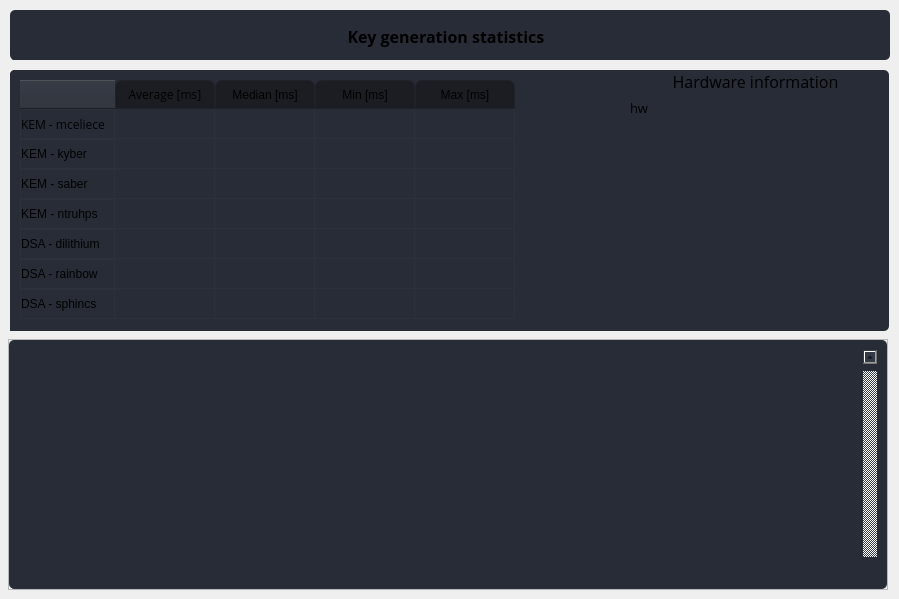
                  <widget class="QWidget" name="page_key_statistics">
                   <widget class="QFrame" name="key_statistics_table_frame">
                    <property name="geometry">
                     <rect>
                      <x>8</x>
                      <y>339</y>
                      <width>880</width>
                      <height>251</height>
                     </rect>
                    </property>
                    <property name="minimumSize">
                     <size>
                      <width>0</width>
                      <height>150</height>
                     </size>
                    </property>
                    <property name="frameShape">
                     <enum>QFrame::StyledPanel</enum>
                    </property>
                    <property name="frameShadow">
                     <enum>QFrame::Raised</enum>
                    </property>
                    <layout class="QHBoxLayout" name="horizontalLayout_15">
                     <property name="spacing">
                      <number>0</number>
                     </property>
                     <property name="leftMargin">
                      <number>0</number>
                     </property>
                     <property name="topMargin">
                      <number>0</number>
                     </property>
                     <property name="rightMargin">
                      <number>0</number>
                     </property>
                     <property name="bottomMargin">
                      <number>0</number>
                     </property>
                     <item>
                      <widget class="QTableWidget" name="key_statistics_table">
                       <property name="sizePolicy">
                        <sizepolicy hsizetype="Expanding" vsizetype="Expanding">
                         <horstretch>0</horstretch>
                         <verstretch>0</verstretch>
                        </sizepolicy>
                       </property>
                       <property name="minimumSize">
                        <size>
                         <width>0</width>
                         <height>0</height>
                        </size>
                       </property>
                       <property name="palette">
                        <palette>
                         <active>
                          <colorrole role="WindowText">
                           <brush brushstyle="SolidPattern">
                            <color alpha="255">
                             <red>210</red>
                             <green>210</green>
                             <blue>210</blue>
                            </color>
                           </brush>
                          </colorrole>
                          <colorrole role="Button">
                           <brush brushstyle="SolidPattern">
                            <color alpha="255">
                             <red>39</red>
                             <green>44</green>
                             <blue>54</blue>
                            </color>
                           </brush>
                          </colorrole>
                          <colorrole role="Text">
                           <brush brushstyle="SolidPattern">
                            <color alpha="255">
                             <red>210</red>
                             <green>210</green>
                             <blue>210</blue>
                            </color>
                           </brush>
                          </colorrole>
                          <colorrole role="ButtonText">
                           <brush brushstyle="SolidPattern">
                            <color alpha="255">
                             <red>210</red>
                             <green>210</green>
                             <blue>210</blue>
                            </color>
                           </brush>
                          </colorrole>
                          <colorrole role="Base">
                           <brush brushstyle="SolidPattern">
                            <color alpha="255">
                             <red>39</red>
                             <green>44</green>
                             <blue>54</blue>
                            </color>
                           </brush>
                          </colorrole>
                          <colorrole role="Window">
                           <brush brushstyle="SolidPattern">
                            <color alpha="255">
                             <red>39</red>
                             <green>44</green>
                             <blue>54</blue>
                            </color>
                           </brush>
                          </colorrole>
                          <colorrole role="PlaceholderText">
                           <brush brushstyle="NoBrush">
                            <color alpha="128">
                             <red>210</red>
                             <green>210</green>
                             <blue>210</blue>
                            </color>
                           </brush>
                          </colorrole>
                         </active>
                         <inactive>
                          <colorrole role="WindowText">
                           <brush brushstyle="SolidPattern">
                            <color alpha="255">
                             <red>210</red>
                             <green>210</green>
                             <blue>210</blue>
                            </color>
                           </brush>
                          </colorrole>
                          <colorrole role="Button">
                           <brush brushstyle="SolidPattern">
                            <color alpha="255">
                             <red>39</red>
                             <green>44</green>
                             <blue>54</blue>
                            </color>
                           </brush>
                          </colorrole>
                          <colorrole role="Text">
                           <brush brushstyle="SolidPattern">
                            <color alpha="255">
                             <red>210</red>
                             <green>210</green>
                             <blue>210</blue>
                            </color>
                           </brush>
                          </colorrole>
                          <colorrole role="ButtonText">
                           <brush brushstyle="SolidPattern">
                            <color alpha="255">
                             <red>210</red>
                             <green>210</green>
                             <blue>210</blue>
                            </color>
                           </brush>
                          </colorrole>
                          <colorrole role="Base">
                           <brush brushstyle="SolidPattern">
                            <color alpha="255">
                             <red>39</red>
                             <green>44</green>
                             <blue>54</blue>
                            </color>
                           </brush>
                          </colorrole>
                          <colorrole role="Window">
                           <brush brushstyle="SolidPattern">
                            <color alpha="255">
                             <red>39</red>
                             <green>44</green>
                             <blue>54</blue>
                            </color>
                           </brush>
                          </colorrole>
                          <colorrole role="PlaceholderText">
                           <brush brushstyle="NoBrush">
                            <color alpha="128">
                             <red>210</red>
                             <green>210</green>
                             <blue>210</blue>
                            </color>
                           </brush>
                          </colorrole>
                         </inactive>
                         <disabled>
                          <colorrole role="WindowText">
                           <brush brushstyle="SolidPattern">
                            <color alpha="255">
                             <red>210</red>
                             <green>210</green>
                             <blue>210</blue>
                            </color>
                           </brush>
                          </colorrole>
                          <colorrole role="Button">
                           <brush brushstyle="SolidPattern">
                            <color alpha="255">
                             <red>39</red>
                             <green>44</green>
                             <blue>54</blue>
                            </color>
                           </brush>
                          </colorrole>
                          <colorrole role="Text">
                           <brush brushstyle="SolidPattern">
                            <color alpha="255">
                             <red>210</red>
                             <green>210</green>
                             <blue>210</blue>
                            </color>
                           </brush>
                          </colorrole>
                          <colorrole role="ButtonText">
                           <brush brushstyle="SolidPattern">
                            <color alpha="255">
                             <red>210</red>
                             <green>210</green>
                             <blue>210</blue>
                            </color>
                           </brush>
                          </colorrole>
                          <colorrole role="Base">
                           <brush brushstyle="SolidPattern">
                            <color alpha="255">
                             <red>39</red>
                             <green>44</green>
                             <blue>54</blue>
                            </color>
                           </brush>
                          </colorrole>
                          <colorrole role="Window">
                           <brush brushstyle="SolidPattern">
                            <color alpha="255">
                             <red>39</red>
                             <green>44</green>
                             <blue>54</blue>
                            </color>
                           </brush>
                          </colorrole>
                          <colorrole role="PlaceholderText">
                           <brush brushstyle="NoBrush">
                            <color alpha="128">
                             <red>210</red>
                             <green>210</green>
                             <blue>210</blue>
                            </color>
                           </brush>
                          </colorrole>
                         </disabled>
                        </palette>
                       </property>
                       <property name="font">
                        <font>
                         <family>Open Sans</family>
                         <pointsize>10</pointsize>
                        </font>
                       </property>
                       <property name="styleSheet">
                        <string notr="true">QTableWidget {	
	background-color: rgb(39, 44, 54);
	padding: 10px;
	border-radius: 5px;
	gridline-color: rgb(44, 49, 60);
	border-bottom: 1px solid rgb(44, 49, 60);
}
QTableWidget::item{
	border-color: rgb(44, 49, 60);
	padding-left: 5px;
	padding-right: 5px;
	gridline-color: rgb(44, 49, 60);
}
QTableWidget::item:selected{
	background-color: rgb(85, 170, 255);
}
QScrollBar:horizontal {
    border: none;
    background: rgb(52, 59, 72);
    height: 14px;
    margin: 0px 21px 0 21px;
	border-radius: 0px;
}
 QScrollBar:vertical {
	border: none;
    background: rgb(52, 59, 72);
    width: 14px;
    margin: 21px 0 21px 0;
	border-radius: 0px;
 }
QHeaderView::section{
	Background-color: rgb(39, 44, 54);
	max-width: 30px;
	border: 1px solid rgb(44, 49, 60);
	border-style: none;
    border-bottom: 1px solid rgb(44, 49, 60);
    border-right: 1px solid rgb(44, 49, 60);
}
QTableWidget::horizontalHeader {	
	background-color: rgb(81, 255, 0);
}
QHeaderView::section:horizontal
{
    border: 1px solid rgb(32, 34, 42);
	background-color: rgb(27, 29, 35);
	padding: 3px;
	border-top-left-radius: 7px;
    border-top-right-radius: 7px;
}
QHeaderView::section:vertical
{
    border: 1px solid rgb(44, 49, 60);
}
</string>
                       </property>
                       <property name="frameShape">
                        <enum>QFrame::NoFrame</enum>
                       </property>
                       <property name="verticalScrollBarPolicy">
                        <enum>Qt::ScrollBarAlwaysOn</enum>
                       </property>
                       <property name="sizeAdjustPolicy">
                        <enum>QAbstractScrollArea::AdjustToContents</enum>
                       </property>
                       <property name="editTriggers">
                        <set>QAbstractItemView::NoEditTriggers</set>
                       </property>
                       <property name="alternatingRowColors">
                        <bool>false</bool>
                       </property>
                       <property name="selectionMode">
                        <enum>QAbstractItemView::SingleSelection</enum>
                       </property>
                       <property name="selectionBehavior">
                        <enum>QAbstractItemView::SelectRows</enum>
                       </property>
                       <property name="showGrid">
                        <bool>true</bool>
                       </property>
                       <property name="gridStyle">
                        <enum>Qt::SolidLine</enum>
                       </property>
                       <property name="sortingEnabled">
                        <bool>true</bool>
                       </property>
                       <property name="wordWrap">
                        <bool>false</bool>
                       </property>
                       <property name="rowCount">
                        <number>0</number>
                       </property>
                       <attribute name="horizontalHeaderVisible">
                        <bool>false</bool>
                       </attribute>
                       <attribute name="horizontalHeaderMinimumSectionSize">
                        <number>150</number>
                       </attribute>
                       <attribute name="horizontalHeaderDefaultSectionSize">
                        <number>190</number>
                       </attribute>
                       <attribute name="horizontalHeaderHighlightSections">
                        <bool>false</bool>
                       </attribute>
                       <attribute name="horizontalHeaderShowSortIndicator" stdset="0">
                        <bool>false</bool>
                       </attribute>
                       <attribute name="horizontalHeaderStretchLastSection">
                        <bool>true</bool>
                       </attribute>
                       <attribute name="verticalHeaderVisible">
                        <bool>false</bool>
                       </attribute>
                       <column>
                        <property name="text">
                         <string>DateTime</string>
                        </property>
                       </column>
                       <column>
                        <property name="text">
                         <string>Alg</string>
                        </property>
                       </column>
                       <column>
                        <property name="text">
                         <string>Generation Time [ms]</string>
                        </property>
                       </column>
                      </widget>
                     </item>
                    </layout>
                   </widget>
                   <widget class="QFrame" name="key_statistic_title_frame">
                    <property name="geometry">
                     <rect>
                      <x>10</x>
                      <y>10</y>
                      <width>880</width>
                      <height>50</height>
                     </rect>
                    </property>
                    <property name="styleSheet">
                     <string notr="true">background-color: rgb(39, 44, 54);
border-radius: 5px;</string>
                    </property>
                    <property name="frameShape">
                     <enum>QFrame::StyledPanel</enum>
                    </property>
                    <property name="frameShadow">
                     <enum>QFrame::Raised</enum>
                    </property>
                    <widget class="QLabel" name="key_statistics_label">
                     <property name="geometry">
                      <rect>
                       <x>1</x>
                       <y>1</y>
                       <width>870</width>
                       <height>50</height>
                      </rect>
                     </property>
                     <property name="sizePolicy">
                      <sizepolicy hsizetype="Expanding" vsizetype="Fixed">
                       <horstretch>0</horstretch>
                       <verstretch>0</verstretch>
                      </sizepolicy>
                     </property>
                     <property name="minimumSize">
                      <size>
                       <width>0</width>
                       <height>40</height>
                      </size>
                     </property>
                     <property name="font">
                      <font>
                       <family>Open Sans</family>
                       <pointsize>12</pointsize>
                       <weight>75</weight>
                       <bold>true</bold>
                      </font>
                     </property>
                     <property name="text">
                      <string>Key generation statistics</string>
                     </property>
                     <property name="alignment">
                      <set>Qt::AlignCenter</set>
                     </property>
                    </widget>
                   </widget>
                   <widget class="QFrame" name="key_statistics_data_frame">
                    <property name="geometry">
                     <rect>
                      <x>10</x>
                      <y>70</y>
                      <width>879</width>
                      <height>261</height>
                     </rect>
                    </property>
                    <property name="styleSheet">
                     <string notr="true">background-color: rgb(39, 44, 54);
border-radius: 5px;</string>
                    </property>
                    <property name="frameShape">
                     <enum>QFrame::StyledPanel</enum>
                    </property>
                    <property name="frameShadow">
                     <enum>QFrame::Raised</enum>
                    </property>
                    <widget class="QWidget" name="verticalLayoutWidget_7">
                     <property name="geometry">
                      <rect>
                       <x>0</x>
                       <y>0</y>
                       <width>621</width>
                       <height>279</height>
                      </rect>
                     </property>
                     <layout class="QVBoxLayout" name="key_statistics_layout_data_box">
                      <item>
                       <widget class="QTableWidget" name="key_statistics_data_table">
                        <property name="sizePolicy">
                         <sizepolicy hsizetype="MinimumExpanding" vsizetype="MinimumExpanding">
                          <horstretch>0</horstretch>
                          <verstretch>0</verstretch>
                         </sizepolicy>
                        </property>
                        <property name="layoutDirection">
                         <enum>Qt::LeftToRight</enum>
                        </property>
                        <property name="autoFillBackground">
                         <bool>false</bool>
                        </property>
                        <property name="styleSheet">
                         <string notr="true">QTableWidget {	
	background-color: rgb(39, 44, 54);
	padding: 10px;
	border-radius: 5px;
	gridline-color: rgb(44, 49, 60);
	border-bottom: 1px solid rgb(44, 49, 60);
}
QTableWidget::item{
	border-color: rgb(44, 49, 60);
	padding-left: 5px;
	padding-right: 5px;
	gridline-color: rgb(44, 49, 60);
}
QTableWidget::item:selected{
	background-color: rgb(85, 170, 255);
}
QScrollBar:horizontal {
    border: none;
    background: rgb(52, 59, 72);
    height: 14px;
    margin: 0px 21px 0 21px;
	border-radius: 0px;
}
 QScrollBar:vertical {
	border: none;
    background: rgb(52, 59, 72);
    width: 14px;
    margin: 21px 0 21px 0;
	border-radius: 0px;
 }
QHeaderView::section{
	Background-color: rgb(39, 44, 54);
	max-width: 30px;
	border: 1px solid rgb(44, 49, 60);
	border-style: none;
    border-bottom: 1px solid rgb(44, 49, 60);
    border-right: 1px solid rgb(44, 49, 60);
}
QTableWidget::horizontalHeader {	
	background-color: rgb(81, 255, 0);
}
QHeaderView::section:horizontal
{
    border: 1px solid rgb(32, 34, 42);
	background-color: rgb(27, 29, 35);
	padding: 3px;
	border-top-left-radius: 7px;
    border-top-right-radius: 7px;
}
QHeaderView::section:vertical
{
    border: 1px solid rgb(44, 49, 60);
}
</string>
                        </property>
                        <property name="verticalScrollBarPolicy">
                         <enum>Qt::ScrollBarAsNeeded</enum>
                        </property>
                        <property name="horizontalScrollBarPolicy">
                         <enum>Qt::ScrollBarAsNeeded</enum>
                        </property>
                        <property name="sizeAdjustPolicy">
                         <enum>QAbstractScrollArea::AdjustToContents</enum>
                        </property>
                        <property name="editTriggers">
                         <set>QAbstractItemView::NoEditTriggers</set>
                        </property>
                        <property name="selectionMode">
                         <enum>QAbstractItemView::SingleSelection</enum>
                        </property>
                        <property name="showGrid">
                         <bool>true</bool>
                        </property>
                        <property name="sortingEnabled">
                         <bool>false</bool>
                        </property>
                        <property name="wordWrap">
                         <bool>false</bool>
                        </property>
                        <attribute name="horizontalHeaderCascadingSectionResizes">
                         <bool>false</bool>
                        </attribute>
                        <attribute name="horizontalHeaderHighlightSections">
                         <bool>false</bool>
                        </attribute>
                        <attribute name="horizontalHeaderShowSortIndicator" stdset="0">
                         <bool>false</bool>
                        </attribute>
                        <attribute name="verticalHeaderHighlightSections">
                         <bool>false</bool>
                        </attribute>
                        <row>
                         <property name="text">
                          <string>KEM - mceliece</string>
                         </property>
                         <property name="font">
                          <font>
                           <family>Open Sans</family>
                          </font>
                         </property>
                        </row>
                        <row>
                         <property name="text">
                          <string>KEM - kyber</string>
                         </property>
                        </row>
                        <row>
                         <property name="text">
                          <string>KEM - saber</string>
                         </property>
                        </row>
                        <row>
                         <property name="text">
                          <string>KEM - ntruhps</string>
                         </property>
                        </row>
                        <row>
                         <property name="text">
                          <string>DSA - dilithium</string>
                         </property>
                        </row>
                        <row>
                         <property name="text">
                          <string>DSA - rainbow</string>
                         </property>
                        </row>
                        <row>
                         <property name="text">
                          <string>DSA - sphincs</string>
                         </property>
                        </row>
                        <column>
                         <property name="text">
                          <string>Average [ms]</string>
                         </property>
                         <property name="font">
                          <font>
                           <family>Open Sans</family>
                          </font>
                         </property>
                        </column>
                        <column>
                         <property name="text">
                          <string>Median [ms]</string>
                         </property>
                        </column>
                        <column>
                         <property name="text">
                          <string>Min [ms]</string>
                         </property>
                        </column>
                        <column>
                         <property name="text">
                          <string>Max [ms]</string>
                         </property>
                        </column>
                        <item row="0" column="0">
                         <property name="text">
                          <string/>
                         </property>
                         <property name="font">
                          <font>
                           <family>Open Sans Semibold</family>
                          </font>
                         </property>
                        </item>
                        <item row="4" column="0">
                         <property name="text">
                          <string/>
                         </property>
                         <property name="toolTip">
                          <string/>
                         </property>
                         <property name="font">
                          <font>
                           <kerning>true</kerning>
                          </font>
                         </property>
                         <property name="textAlignment">
                          <set>AlignCenter</set>
                         </property>
                        </item>
                       </widget>
                      </item>
                     </layout>
                    </widget>
                    <widget class="QWidget" name="verticalLayoutWidget_8">
                     <property name="geometry">
                      <rect>
                       <x>620</x>
                       <y>0</y>
                       <width>251</width>
                       <height>261</height>
                      </rect>
                     </property>
                     <layout class="QVBoxLayout" name="key_statistics_layout_hw_box">
                      <item>
                       <widget class="QLabel" name="key_statistics_hw_box_label">
                        <property name="sizePolicy">
                         <sizepolicy hsizetype="Preferred" vsizetype="Maximum">
                          <horstretch>0</horstretch>
                          <verstretch>0</verstretch>
                         </sizepolicy>
                        </property>
                        <property name="font">
                         <font>
                          <family>Open Sans</family>
                          <pointsize>12</pointsize>
                         </font>
                        </property>
                        <property name="layoutDirection">
                         <enum>Qt::LeftToRight</enum>
                        </property>
                        <property name="text">
                         <string>Hardware information</string>
                        </property>
                        <property name="alignment">
                         <set>Qt::AlignCenter</set>
                        </property>
                       </widget>
                      </item>
                      <item>
                       <widget class="QLabel" name="key_statistics_hw_label">
                        <property name="font">
                         <font>
                          <family>Open Sans</family>
                          <pointsize>10</pointsize>
                         </font>
                        </property>
                        <property name="text">
                         <string>hw</string>
                        </property>
                        <property name="alignment">
                         <set>Qt::AlignLeading|Qt::AlignLeft|Qt::AlignTop</set>
                        </property>
                        <property name="wordWrap">
                         <bool>true</bool>
                        </property>
                        <property name="margin">
                         <number>15</number>
                        </property>
                       </widget>
                      </item>
                     </layout>
                    </widget>
                   </widget>
                  </widget>
